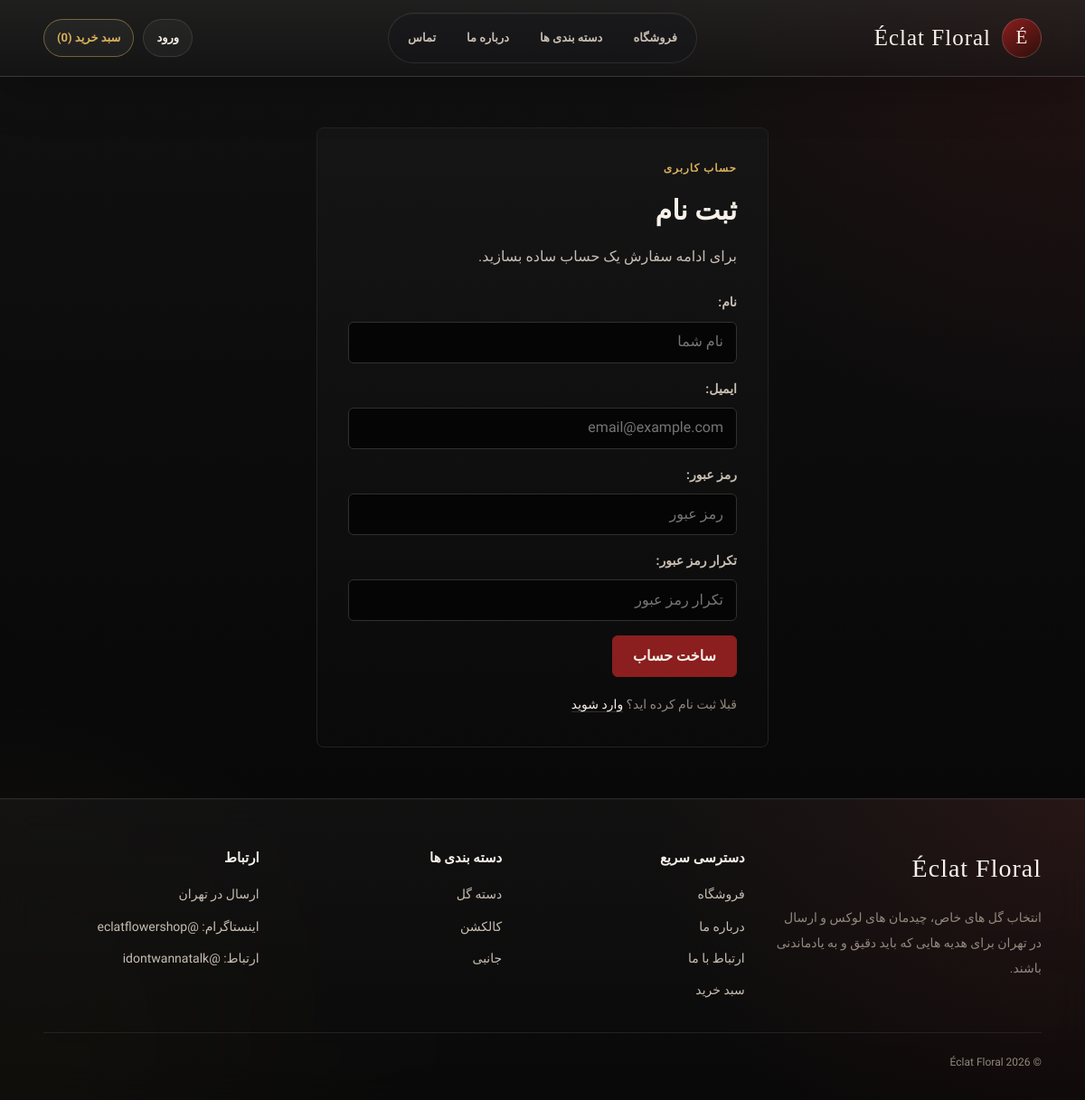
Page /accounts/register/ on the committed database.
### shop/models.py (models this page shows, shortened)
class Category(models.Model):
    name = models.CharField(max_length=200, verbose_name="نام دسته‌بندی")
    slug = models.SlugField(max_length=200, unique=True, verbose_name="آدرس کوتاه")
    parent = models.ForeignKey(
        'self',
        on_delete=models.CASCADE,
        null=True,
        blank=True,
        related_name='children',
        verbose_name="دسته‌بندی مادر",
    )
    class Meta:
        ordering = ['name']
        verbose_name = "دسته‌بندی"
        verbose_name_plural = "دسته‌بندی‌ها"
    def get_absolute_url(self):
        return reverse('shop:product_list_by_category', args=[self.slug])

### accounts/views.py (the view)
# urls.py: path('register/', views.register, name='register'),
def register(request):
    if request.method == 'POST':
        form = RegisterForm(request.POST)
        if form.is_valid():
            user = form.save()
            login(request, user)
            return redirect('accounts:profile')
    else:
        form = RegisterForm()
    return render(request, 'accounts/register.html', {'form': form})

### accounts/forms.py (shortened to what this page needs)
class RegisterForm(UserCreationForm):
    first_name = forms.CharField(
        label='نام',
        max_length=150,
        widget=forms.TextInput(attrs={
            'placeholder': 'نام شما',
            'autocomplete': 'given-name',
        }),
    )
    email = forms.EmailField(
        label='ایمیل',
        widget=forms.EmailInput(attrs={
            'placeholder': 'email@example.com',
            'autocomplete': 'email',
        }),
    )
    password1 = forms.CharField(
        label='رمز عبور',
        widget=forms.PasswordInput(attrs={
            'placeholder': 'رمز عبور',
            'autocomplete': 'new-password',
        }),
    )
    password2 = forms.CharField(
        label='تکرار رمز عبور',
        widget=forms.PasswordInput(attrs={
            'placeholder': 'تکرار رمز عبور',
            'autocomplete': 'new-password',
        }),
    )
    class Meta:
        model = User
        fields = ('first_name', 'email', 'password1', 'password2')

### basket/context_processors.py (called while the page is built)
def basket(request):
    return {'basket': Basket(request)}

### cart/cart.py (called while the page is built)
    def __len__(self):
        return sum(item['quantity'] for item in self.cart.values())

### cart/context_processors.py (called while the page is built)
def cart(request):
    return {'cart': Cart(request)}

### shop/context_processors.py (called while the page is built)
def category_list(request):
    category_order = Case(
        When(name='دسته گل', then=Value(0)),
        When(name='کالکشن', then=Value(1)),
        When(name='جانبی', then=Value(2)),
        default=Value(3),
        output_field=IntegerField(),
    )
    categories = Category.objects.filter(parent__isnull=True).order_by(category_order, 'name')
    return {'categories': categories}

### accounts/templates/accounts/register.html (shortened to what this page needs)
{% extends "shop/base.html" %}
{% block content %}
<section class="auth-box">
    <span class="eyebrow">حساب کاربری</span>
    <h1>ثبت نام</h1>
    <p class="auth-copy">برای ادامه سفارش یک حساب ساده بسازید.</p>
    <form method="post">
        {% for field in form %}
            <div class="form-row">
                {{ field.label_tag }}
                {{ field }}
            </div>
        {% endfor %}
        <button class="btn" type="submit">ساخت حساب</button>
    </form>
    <p class="auth-note">قبلا ثبت نام کرده اید؟ <a href="{% url 'accounts:login' %}">وارد شوید</a></p>
</section>
{% endblock %}

### shop/Templates/Shop/base.html (shortened to what this page needs)
<!DOCTYPE html>
<html lang="fa" dir="rtl">
<head>
</head>
<body>
    <header class="site-header">
        <div class="header-inner">
            <a class="brand-block" href="{% url 'shop:product_list' %}" aria-label="صفحه اصلی Éclat Floral">
                <span class="brand-mark" aria-hidden="true">É</span>
                <span>
                    <span class="logo">Éclat Floral</span>
                </span>
            </a>
            <nav class="main-nav" id="main-navigation" aria-label="منوی اصلی">
                <a class="nav-link" href="{% url 'shop:product_list' %}">فروشگاه</a>
                <div class="category-menu">
                    <button class="category-toggle" type="button" aria-haspopup="true" aria-expanded="false">دسته بندی ها</button>
                </div>
                <a class="nav-link" href="{% url 'shop:about' %}">درباره ما</a>
                <a class="nav-link" href="{% url 'shop:contact' %}">تماس</a>
            </nav>
            <div class="header-actions">
                {% if request.user.is_authenticated %}
                    <a class="header-pill" href="{% url 'accounts:profile' %}">حساب من</a>
                {% else %}
                    <a class="header-pill" href="{% url 'accounts:login' %}">ورود</a>
                {% endif %}
                <a class="header-pill cart-link" href="{% url 'cart:cart_detail' %}">سبد خرید ({{ cart|length }})</a>
            </div>
        </div>
    </header>
    <main>
        {% block content %}
        {% endblock %}
    </main>
    <footer class="site-footer">
        <div class="footer-inner">
            <section>
                <div class="footer-brand">Éclat Floral</div>
                <p class="footer-copy">انتخاب گل های خاص، چیدمان های لوکس و ارسال در تهران برای هدیه هایی که باید دقیق و به یادماندنی باشند.</p>
            </section>
            <section class="footer-col">
                <h3>دسترسی سریع</h3>
                <a href="{% url 'shop:product_list' %}">فروشگاه</a>
                <a href="{% url 'shop:about' %}">درباره ما</a>
                <a href="{% url 'shop:contact' %}">ارتباط با ما</a>
                <a href="{% url 'cart:cart_detail' %}">سبد خرید</a>
            </section>
            <section class="footer-col">
                <h3>دسته بندی ها</h3>
                {% for category in categories|slice:":4" %}
                    <a href="{{ category.get_absolute_url }}">{{ category.name }}</a>
                {% empty %}
                    <span>به زودی</span>
                {% endfor %}
            </section>
            <section class="footer-col">
                <h3>ارتباط</h3>
                <span>ارسال در تهران</span>
                <span>اینستاگرام: @eclatflowershop</span>
                <span>ارتباط: @idontwannatalk</span>
            </section>
        </div>
        <div class="footer-bottom">© 2026 Éclat Floral</div>
    </footer>
</body>
</html>

### accounts/templates/accounts/register.html (style rules this page uses)
.auth-box { width: min(500px, 100%); margin: 0 auto; padding: clamp(26px, 5vw, 34px); border: 1px solid var(--border-soft); border-radius: var(--radius); background: linear-gradient(180deg, var(--surface) 0%, #0a0a0a 100%); }
.auth-box h1 { margin: 0 0 10px; font-size: 30px; font-weight: 900; }
.auth-copy { margin: 0 0 24px; color: var(--muted); line-height: 1.8; }
.form-row { margin-bottom: 16px; }
.form-row label { display: block; margin-bottom: 8px; color: var(--muted); font-size: 14px; font-weight: 700; }
.form-row input { width: 100%; min-height: 46px; padding: 0 14px; border: 1px solid var(--border); border-radius: 6px; background: var(--bg-deep); color: var(--text); }
.auth-note { margin: 18px 0 0; color: var(--muted-soft); font-size: 14px; }
.auth-note a { color: var(--text); border-bottom: 1px solid var(--border); }

### rows in the picture
Category: name "دسته گل"
Category: name "کالکشن"
Category: name "جانبی"

### other values in the picture
{{ cart|length }} "0"
{{ field.label_tag }} "نام:" "ایمیل:" "رمز عبور:" "تکرار رمز عبور:"
